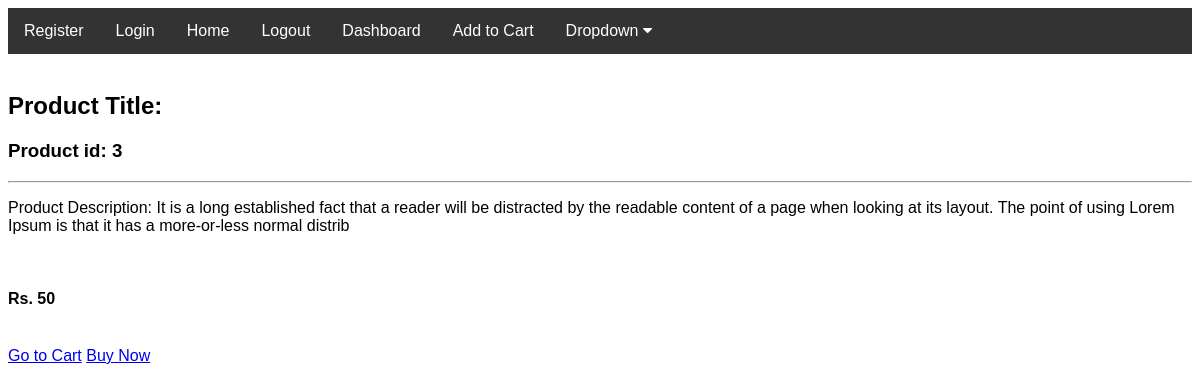
Screenshot of /show_pro/3/ (signed in) with the database file from the repository.
### order/models.py (models this page shows, shortened)
class Product(models.Model):
    id = models.AutoField(primary_key=True)
    name = models.CharField(max_length=20)
    description = models.TextField(max_length=200)
    category = models.ForeignKey('Category', on_delete=models.CASCADE)
    photo = models.ImageField(upload_to='media')
    price = models.PositiveIntegerField()

### order/views.py (the view)
# urls.py: path('show_pro/<int:id>/', views.show_product, name='show_product'),
@login_required(login_url='login')
def show_product(request, id):
    cat = Product.objects.get(id=id)
    sp = Product.objects.all()
    return render(request, 'order/show_pro.html', {'sp': sp, 'cat': cat})

### order/templates/order/show_pro.html (shortened to what this page needs)
{% extends 'order/navbar.html' %}
{% block content %}
<div class="container my-5">
 <div class="row">
  <div class="col-sm-6 text-center align-self-center">
   </div>
  <div class="col-sm-5 offset-sm-1">
   <h2>Product Title: {{cat.title}}</h2>
   <h3>Product id: {{cat.id}}</h2>
   <hr>
   <p>Product Description: {{cat.description}}</p> <br>
   <h4>Rs. {{cat.price}}</h4> <br>
  </div>
  <a href="{% url 'showcart'%}" class="btn btn-warning shadow px-5 py-2 ms-4">Go to Cart</a>
  <a href="{% url 'buynow' %}" class="btn btn-danger shadow px-5 py-2 ms-4">Buy Now</a>
 </div>
</div>
{% endblock %}

### order/templates/order/navbar.html (style rules this page uses)
body { font-family: Arial, Helvetica, sans-serif; }

### rows the page displays
Product: id "3", description "It is a long established fact that a reader will be distracted by the readable content of a page when looking at its layout. The point of using Lorem Ipsum is that it has a more-or-less normal distrib", price "50"
